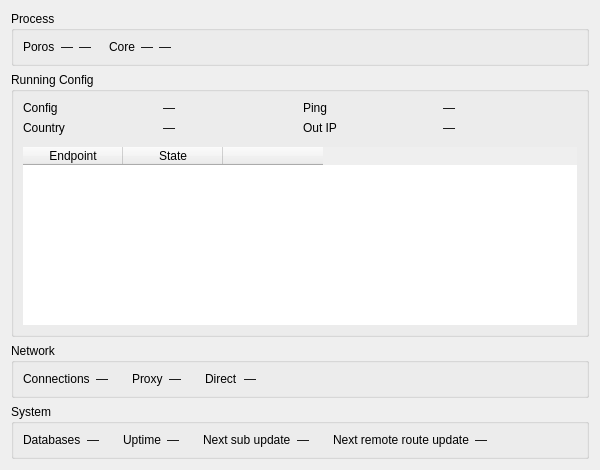
<?xml version="1.0" encoding="UTF-8"?>
<ui version="4.0">
 <class>RuntimeStatsWidget</class>
 <widget class="QWidget" name="RuntimeStatsWidget">
  <property name="geometry">
   <rect>
    <x>0</x>
    <y>0</y>
    <width>600</width>
    <height>470</height>
   </rect>
  </property>
  <layout class="QGridLayout" name="rootGrid">
   <item row="0" column="0">
    <widget class="QGroupBox" name="groupProcess">
     <property name="title">
      <string>Process</string>
     </property>
     <layout class="QVBoxLayout" name="processLayout">
      <item>
       <layout class="QGridLayout" name="tableGrid">
        <item row="0" column="0">
         <widget class="QLabel" name="labelThroneName">
          <property name="text">
           <string notr="true">Poros</string>
          </property>
         </widget>
        </item>
        <item row="0" column="1">
         <widget class="QLabel" name="vThroneCpu">
          <property name="text">
           <string notr="true">—</string>
          </property>
          <property name="alignment">
           <set>Qt::AlignmentFlag::AlignRight|Qt::AlignmentFlag::AlignTrailing|Qt::AlignmentFlag::AlignVCenter</set>
          </property>
         </widget>
        </item>
        <item row="0" column="2">
         <widget class="QLabel" name="vThroneRam">
          <property name="text">
           <string notr="true">—</string>
          </property>
          <property name="alignment">
           <set>Qt::AlignmentFlag::AlignRight|Qt::AlignmentFlag::AlignTrailing|Qt::AlignmentFlag::AlignVCenter</set>
          </property>
         </widget>
        </item>
        <item row="0" column="3">
         <spacer name="processGap">
          <property name="orientation">
           <enum>Qt::Orientation::Horizontal</enum>
          </property>
          <property name="sizeType">
           <enum>QSizePolicy::Policy::Fixed</enum>
          </property>
          <property name="sizeHint" stdset="0">
           <size>
            <width>12</width>
            <height>0</height>
           </size>
          </property>
         </spacer>
        </item>
        <item row="0" column="4">
         <widget class="QLabel" name="labelCoreName">
          <property name="text">
           <string>Core</string>
          </property>
         </widget>
        </item>
        <item row="0" column="5">
         <widget class="QLabel" name="vCoreCpu">
          <property name="text">
           <string notr="true">—</string>
          </property>
          <property name="alignment">
           <set>Qt::AlignmentFlag::AlignRight|Qt::AlignmentFlag::AlignTrailing|Qt::AlignmentFlag::AlignVCenter</set>
          </property>
         </widget>
        </item>
        <item row="0" column="6">
         <widget class="QLabel" name="vCoreRam">
          <property name="text">
           <string notr="true">—</string>
          </property>
          <property name="alignment">
           <set>Qt::AlignmentFlag::AlignRight|Qt::AlignmentFlag::AlignTrailing|Qt::AlignmentFlag::AlignVCenter</set>
          </property>
         </widget>
        </item>
        <item row="0" column="7">
         <spacer name="tableSpacer">
          <property name="orientation">
           <enum>Qt::Orientation::Horizontal</enum>
          </property>
          <property name="sizeHint" stdset="0">
           <size>
            <width>12</width>
            <height>0</height>
           </size>
          </property>
         </spacer>
        </item>
       </layout>
      </item>
      <item>
       <layout class="QHBoxLayout" name="chartsRow">
       </layout>
      </item>
     </layout>
    </widget>
   </item>
   <item row="1" column="0">
    <widget class="QGroupBox" name="groupRunning">
     <property name="title">
      <string>Running Config</string>
     </property>
     <layout class="QVBoxLayout" name="runningLayout">
      <item>
       <layout class="QGridLayout" name="formRunning">
        <item row="3" column="1">
         <widget class="QLabel" name="vCountry">
          <property name="text">
           <string notr="true">—</string>
          </property>
         </widget>
        </item>
        <item row="3" column="0">
         <widget class="QLabel" name="labelCountry">
          <property name="text">
           <string>Country</string>
          </property>
         </widget>
        </item>
        <item row="2" column="1">
         <widget class="QLabel" name="vCfgName">
          <property name="text">
           <string notr="true">—</string>
          </property>
         </widget>
        </item>
        <item row="2" column="0">
         <widget class="QLabel" name="labelCfgName">
          <property name="text">
           <string>Config</string>
          </property>
         </widget>
        </item>
        <item row="3" column="2">
         <widget class="QLabel" name="labelOutIp">
          <property name="text">
           <string>Out IP</string>
          </property>
         </widget>
        </item>
        <item row="3" column="3">
         <widget class="QLabel" name="vOutIp">
          <property name="text">
           <string notr="true">—</string>
          </property>
          <property name="textInteractionFlags">
           <set>Qt::TextInteractionFlag::TextSelectableByMouse</set>
          </property>
         </widget>
        </item>
        <item row="2" column="3">
         <widget class="QLabel" name="vPing">
          <property name="text">
           <string notr="true">—</string>
          </property>
         </widget>
        </item>
        <item row="2" column="2">
         <widget class="QLabel" name="labelPing">
          <property name="text">
           <string>Ping</string>
          </property>
         </widget>
        </item>
       </layout>
      </item>
      <item>
       <widget class="QWidget" name="groupEndpoints" native="true">
        <layout class="QVBoxLayout" name="endpointsLayout">
         <property name="spacing">
          <number>4</number>
         </property>
         <property name="leftMargin">
          <number>0</number>
         </property>
         <property name="topMargin">
          <number>6</number>
         </property>
         <property name="rightMargin">
          <number>0</number>
         </property>
         <property name="bottomMargin">
          <number>0</number>
         </property>
         <item>
          <widget class="QTableWidget" name="endpointsTable">
           <property name="frameShape">
            <enum>QFrame::Shape::NoFrame</enum>
           </property>
           <property name="alternatingRowColors">
            <bool>true</bool>
           </property>
           <property name="showGrid">
            <bool>false</bool>
           </property>
           <property name="wordWrap">
            <bool>false</bool>
           </property>
           <column>
            <property name="text">
             <string>Endpoint</string>
            </property>
           </column>
           <column>
            <property name="text">
             <string>State</string>
            </property>
           </column>
           <column>
            <property name="text">
             <string/>
            </property>
           </column>
          </widget>
         </item>
        </layout>
       </widget>
      </item>
     </layout>
    </widget>
   </item>
   <item row="2" column="0">
    <widget class="QGroupBox" name="groupNetwork">
     <property name="title">
      <string>Network</string>
     </property>
     <layout class="QGridLayout" name="formNetwork">
      <item row="0" column="0">
       <widget class="QLabel" name="labelConns">
        <property name="text">
         <string>Connections</string>
        </property>
       </widget>
      </item>
      <item row="0" column="1">
       <widget class="QLabel" name="vConns">
        <property name="text">
         <string notr="true">—</string>
        </property>
       </widget>
      </item>
      <item row="0" column="2">
       <spacer name="networkGap1">
        <property name="orientation">
         <enum>Qt::Orientation::Horizontal</enum>
        </property>
        <property name="sizeType">
         <enum>QSizePolicy::Policy::Fixed</enum>
        </property>
        <property name="sizeHint" stdset="0">
         <size>
          <width>18</width>
          <height>0</height>
         </size>
        </property>
       </spacer>
      </item>
      <item row="0" column="3">
       <widget class="QLabel" name="labelSpeedProxy">
        <property name="text">
         <string>Proxy</string>
        </property>
       </widget>
      </item>
      <item row="0" column="4">
       <widget class="QLabel" name="vSpeedProxy">
        <property name="text">
         <string notr="true">—</string>
        </property>
       </widget>
      </item>
      <item row="0" column="5">
       <spacer name="networkGap2">
        <property name="orientation">
         <enum>Qt::Orientation::Horizontal</enum>
        </property>
        <property name="sizeType">
         <enum>QSizePolicy::Policy::Fixed</enum>
        </property>
        <property name="sizeHint" stdset="0">
         <size>
          <width>18</width>
          <height>0</height>
         </size>
        </property>
       </spacer>
      </item>
      <item row="0" column="6">
       <widget class="QLabel" name="labelSpeedDirect">
        <property name="text">
         <string>Direct</string>
        </property>
       </widget>
      </item>
      <item row="0" column="7">
       <widget class="QLabel" name="vSpeedDirect">
        <property name="text">
         <string notr="true">—</string>
        </property>
       </widget>
      </item>
      <item row="0" column="8">
       <spacer name="networkTail">
        <property name="orientation">
         <enum>Qt::Orientation::Horizontal</enum>
        </property>
        <property name="sizeHint" stdset="0">
         <size>
          <width>0</width>
          <height>0</height>
         </size>
        </property>
       </spacer>
      </item>
     </layout>
    </widget>
   </item>
   <item row="3" column="0">
    <widget class="QGroupBox" name="groupSystem">
     <property name="title">
      <string>System</string>
     </property>
     <layout class="QGridLayout" name="formSystem">
      <item row="0" column="0">
       <widget class="QLabel" name="labelDbSize">
        <property name="text">
         <string>Databases</string>
        </property>
       </widget>
      </item>
      <item row="0" column="1">
       <widget class="QLabel" name="vDbSize">
        <property name="text">
         <string notr="true">—</string>
        </property>
       </widget>
      </item>
      <item row="0" column="2">
       <spacer name="systemGap1">
        <property name="orientation">
         <enum>Qt::Orientation::Horizontal</enum>
        </property>
        <property name="sizeType">
         <enum>QSizePolicy::Policy::Fixed</enum>
        </property>
        <property name="sizeHint" stdset="0">
         <size>
          <width>18</width>
          <height>0</height>
         </size>
        </property>
       </spacer>
      </item>
      <item row="0" column="3">
       <widget class="QLabel" name="labelUptime">
        <property name="text">
         <string>Uptime</string>
        </property>
       </widget>
      </item>
      <item row="0" column="4">
       <widget class="QLabel" name="vUptime">
        <property name="text">
         <string notr="true">—</string>
        </property>
       </widget>
      </item>
      <item row="0" column="5">
       <spacer name="systemGap2">
        <property name="orientation">
         <enum>Qt::Orientation::Horizontal</enum>
        </property>
        <property name="sizeType">
         <enum>QSizePolicy::Policy::Fixed</enum>
        </property>
        <property name="sizeHint" stdset="0">
         <size>
          <width>18</width>
          <height>0</height>
         </size>
        </property>
       </spacer>
      </item>
      <item row="0" column="6">
       <widget class="QLabel" name="labelSubUpdate">
        <property name="text">
         <string>Next sub update</string>
        </property>
       </widget>
      </item>
      <item row="0" column="7">
       <widget class="QLabel" name="vSubUpdate">
        <property name="text">
         <string notr="true">—</string>
        </property>
       </widget>
      </item>
      <item row="0" column="8">
       <spacer name="systemGap3">
        <property name="orientation">
         <enum>Qt::Orientation::Horizontal</enum>
        </property>
        <property name="sizeType">
         <enum>QSizePolicy::Policy::Fixed</enum>
        </property>
        <property name="sizeHint" stdset="0">
         <size>
          <width>18</width>
          <height>0</height>
         </size>
        </property>
       </spacer>
      </item>
      <item row="0" column="9">
       <widget class="QLabel" name="labelRouteUpdate">
        <property name="text">
         <string>Next remote route update</string>
        </property>
       </widget>
      </item>
      <item row="0" column="10">
       <widget class="QLabel" name="vRouteUpdate">
        <property name="text">
         <string notr="true">—</string>
        </property>
       </widget>
      </item>
      <item row="0" column="11">
       <spacer name="systemTail">
        <property name="orientation">
         <enum>Qt::Orientation::Horizontal</enum>
        </property>
        <property name="sizeHint" stdset="0">
         <size>
          <width>0</width>
          <height>0</height>
         </size>
        </property>
       </spacer>
      </item>
     </layout>
    </widget>
   </item>
  </layout>
 </widget>
 <resources/>
 <connections/>
</ui>
